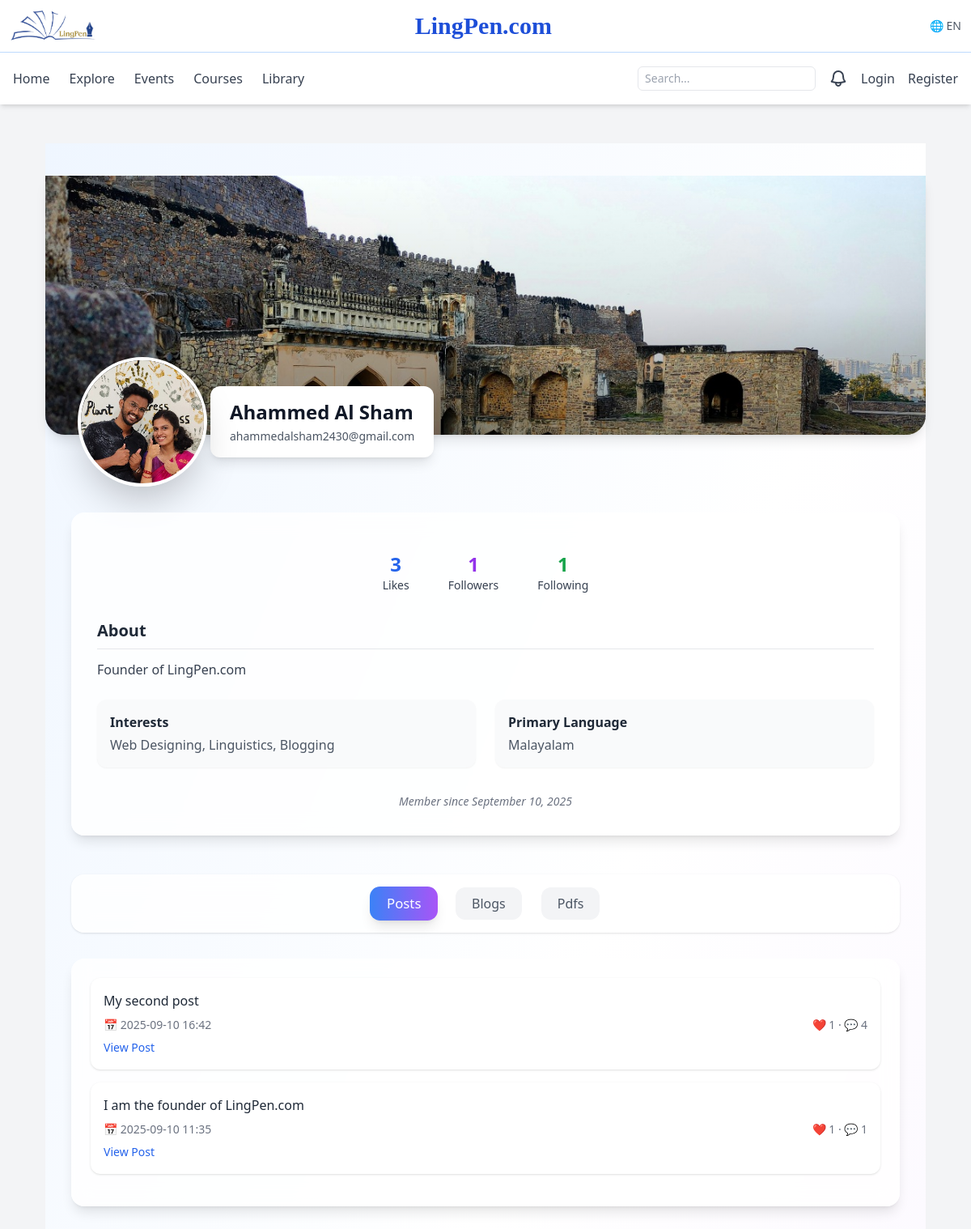
/users/user/1, run on the app's committed database.
### app/models.py (models this page shows, shortened)
class Profile(db.Model):
    id = db.Column(db.Integer, primary_key=True)
    user_id = db.Column(db.Integer, db.ForeignKey("user.id"), unique=True)
    first_name = db.Column(db.String(80))
    last_name = db.Column(db.String(80))
    dob = db.Column(db.Date)
    photo_url = db.Column(db.String(255))
    cover_url = db.Column(db.String(255))
    about = db.Column(db.Text)
    primary_language = db.Column(db.String(80))
    interests = db.Column(db.String(255))
    proficiency_level = db.Column(db.String(50))
    user = db.relationship("User", back_populates="profile")

class User(UserMixin, db.Model):
    id = db.Column(db.Integer, primary_key=True)
    username = db.Column(db.String(80), unique=True, nullable=False, index=True)
    email = db.Column(db.String(255), unique=True, nullable=False, index=True)
    password_hash = db.Column(db.String(255), nullable=False)
    is_active = db.Column(db.Boolean, default=True)
    is_admin = db.Column(db.Boolean, default=False)
    email_verified_at = db.Column(db.DateTime)
    created_at = db.Column(db.DateTime, default=datetime.utcnow)
    profile = db.relationship("Profile", uselist=False, back_populates="user")
    following = db.relationship(
        "User",
        secondary=followers,
        primaryjoin=(followers.c.follower_id == id),
        secondaryjoin=(followers.c.followed_id == id),
        backref=db.backref("followers", lazy="dynamic"),
        lazy="dynamic"
    )
    post_comments = db.relationship("PostComment", back_populates="user", lazy="dynamic")
    blog_comments = db.relationship("BlogComment", back_populates="user", lazy="dynamic")

class Post(db.Model):
    id = db.Column(db.Integer, primary_key=True)
    user_id = db.Column(db.Integer, db.ForeignKey("user.id"), nullable=False, index=True)
    body = db.Column(db.Text, nullable=False)
    created_at = db.Column(db.DateTime, default=datetime.utcnow)
    updated_at = db.Column(db.DateTime, onupdate=datetime.utcnow)
    user = db.relationship("User", backref=db.backref("posts", lazy="dynamic"))
    likes = db.relationship("PostLike", back_populates="post", cascade='all, delete-orphan', lazy="dynamic")
    comments = db.relationship("PostComment", back_populates="post", cascade='all, delete-orphan', lazy="dynamic")

### app/blueprints/users/routes.py (the view)
@bp.route("/user/<int:user_id>")
def profile(user_id):
    user = User.query.get_or_404(user_id)
    total_likes = sum([p.likes.count() for p in user.posts]) + sum([b.likes.count() for b in user.blogs])
    followers_count = user.followers.count()
    following_count = user.following.count()
    posts = user.posts.order_by(Post.created_at.desc()).all()
    blogs = user.blogs.order_by(Blog.created_at.desc()).all()
    pdfs = UserPDF.query.filter_by(user_id=user.id).order_by(UserPDF.uploaded_at.desc()).all()
    return render_template(
        "users/profile.html",
        user=user,
        total_likes=total_likes,
        followers_count=followers_count,
        following_count=following_count,
        posts=posts,
        blogs=blogs,
        pdfs=pdfs
    )

### app/templates/users/profile.html (shortened to what this page needs)
{% extends 'base.html' %}
{% block content %}
<div class="min-h-screen bg-gradient-to-br from-blue-50 via-white to-purple-50 py-10">
  <div class="relative group">
    <img src="{{ user.profile.cover_url or url_for('static', filename='default_cover.jpg') }}"
         alt="Cover Image"
         class="w-full h-80 object-cover rounded-b-3xl shadow-lg transition-transform duration-700 group-hover:scale-105">
    <div class="absolute inset-0 bg-gradient-to-t from-black/40 via-black/10 to-transparent rounded-b-3xl"></div>
      <div class="absolute -bottom-16 left-10 flex items-center space-x-1">
        <img src="{{ user.profile.photo_url or url_for('static', filename='default_avatar.png') }}"
            alt="Profile Picture"
            class="w-40 h-40 rounded-full border-4 border-white shadow-2xl object-cover transform hover:scale-105 transition duration-300">
        <div class="bg-white rounded-xl shadow-lg px-6 py-4 -ml-6">
          <h1 class="text-2xl font-bold text-gray-900">
            {{ user.profile.first_name or '' }} {{ user.profile.last_name or user.username }}
          </h1>
          <p class="text-sm text-gray-600 mt-1">
            {{ user.email }}
          </p>
        </div>
    </div>
  </div>
  <div class="max-w-5xl mx-auto bg-white/80 backdrop-blur-md rounded-2xl shadow-lg mt-24 p-8 text-center transition hover:shadow-2xl duration-500">
    <div class="flex justify-center gap-12 mt-4 text-gray-700">
      <div class="hover:scale-110 transition">
        <span class="font-semibold text-2xl text-blue-600">{{ total_likes }}</span>
        <p class="text-sm">Likes</p>
      </div>
      <div class="hover:scale-110 transition">
        <span class="font-semibold text-2xl text-purple-600">{{ followers_count }}</span>
        <p class="text-sm">Followers</p>
      </div>
      <div class="hover:scale-110 transition">
        <span class="font-semibold text-2xl text-green-600">{{ following_count }}</span>
        <p class="text-sm">Following</p>
      </div>
    </div>
    {% if user.profile.about %}
      <div class="mt-8 text-left">
        <h2 class="text-xl font-semibold text-gray-800 border-b border-gray-200 pb-2">About</h2>
        <p class="text-gray-700 mt-3 leading-relaxed">{{ user.profile.about }}</p>
      </div>
    {% endif %}
    <div class="grid grid-cols-1 md:grid-cols-2 gap-6 mt-6 text-left">
      {% if user.profile.interests %}
      <div class="p-4 bg-gray-50 rounded-xl shadow-sm hover:shadow-md transition">
        <h3 class="font-semibold text-gray-800">Interests</h3>
        <p class="text-gray-600 mt-1">{{ user.profile.interests }}</p>
      </div>
      {% endif %}
      {% if user.profile.primary_language %}
      <div class="p-4 bg-gray-50 rounded-xl shadow-sm hover:shadow-md transition">
        <h3 class="font-semibold text-gray-800">Primary Language</h3>
        <p class="text-gray-600 mt-1">{{ user.profile.primary_language }}</p>
      </div>
      {% endif %}
    </div>
    <div class="mt-8 text-sm text-gray-500 italic">
      Member since {{ user.created_at.strftime('%B %d, %Y') }}
    </div>
  </div>
  <div class="max-w-5xl mx-auto mt-12" x-data="{ tab: 'posts' }">
    <div class="flex justify-center gap-6 bg-white/80 backdrop-blur-md rounded-2xl shadow p-4">
      <template x-for="item in ['posts','blogs','pdfs']" :key="item">
        <button @click="tab = item"
          class="px-5 py-2 rounded-xl font-medium transition"
          :class="tab === item
            ? 'bg-gradient-to-r from-blue-500 to-purple-500 text-white shadow-lg scale-105'
            : 'bg-gray-100 text-gray-600 hover:bg-gray-200'">
          <span x-text="item.charAt(0).toUpperCase() + item.slice(1)"></span>
        </button>
      </template>
    </div>
    <div class="mt-8 bg-white/80 backdrop-blur-md rounded-2xl shadow-lg p-6">
      <div x-show="tab === 'posts'" x-transition>
        {% for post in posts %}
          <div class="bg-white rounded-xl shadow p-4 mb-4 hover:shadow-md transition">
            <p class="mb-2 text-gray-800">{{ post.body }}</p>
            <div class="flex justify-between text-sm text-gray-500">
              <span>📅 {{ post.created_at.strftime('%Y-%m-%d %H:%M') }}</span>
              <span>❤ {{ post.likes.count() }} · 💬 {{ post.comments.count() }}</span>
            </div>
            <a href="{{ url_for('posts.detail', post_id=post.id) }}"
               class="text-blue-600 text-sm mt-2 inline-block hover:underline">View Post</a>
          </div>
        {% else %}
          <p class="text-gray-500 italic">No posts yet.</p>
        {% endfor %}
      </div>
    </div>
  </div>
</div>
{% endblock %}

### data on the page
Profile: profile (picture), profile "Ahammed", profile "Al Sham", profile.about "Founder of LingPen.com", profile.interests "Web Designing, Linguistics, Blogging", profile.primary_language "Malayalam"
User: email "ahammedalsham2430@gmail.com", created_at "September 10, 2025"
Post: body "My second post", created_at "2025-09-10 16:42", likes.count "1", comments.count "4"
Post: body "I am the founder of LingPen.com", created_at "2025-09-10 11:35", likes.count "1", comments.count "1"

### other printed values
{{ total_likes }} "3"
{{ followers_count }} "1"
{{ following_count }} "1"
